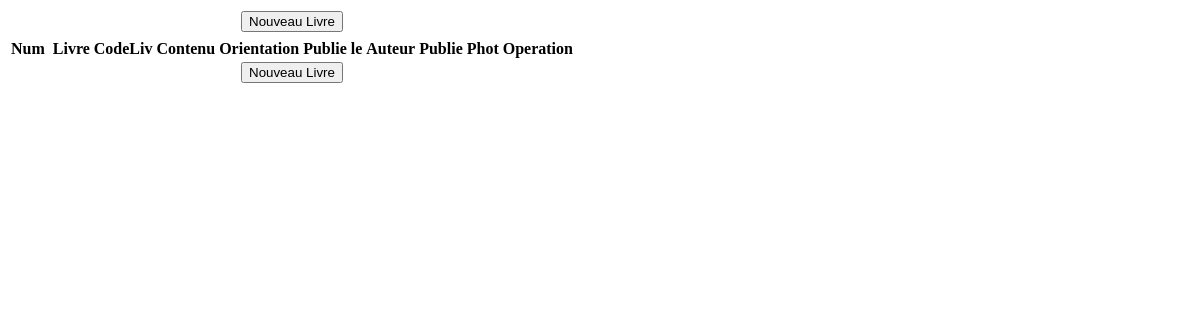
The app's page /livre/rechercher/, older data.
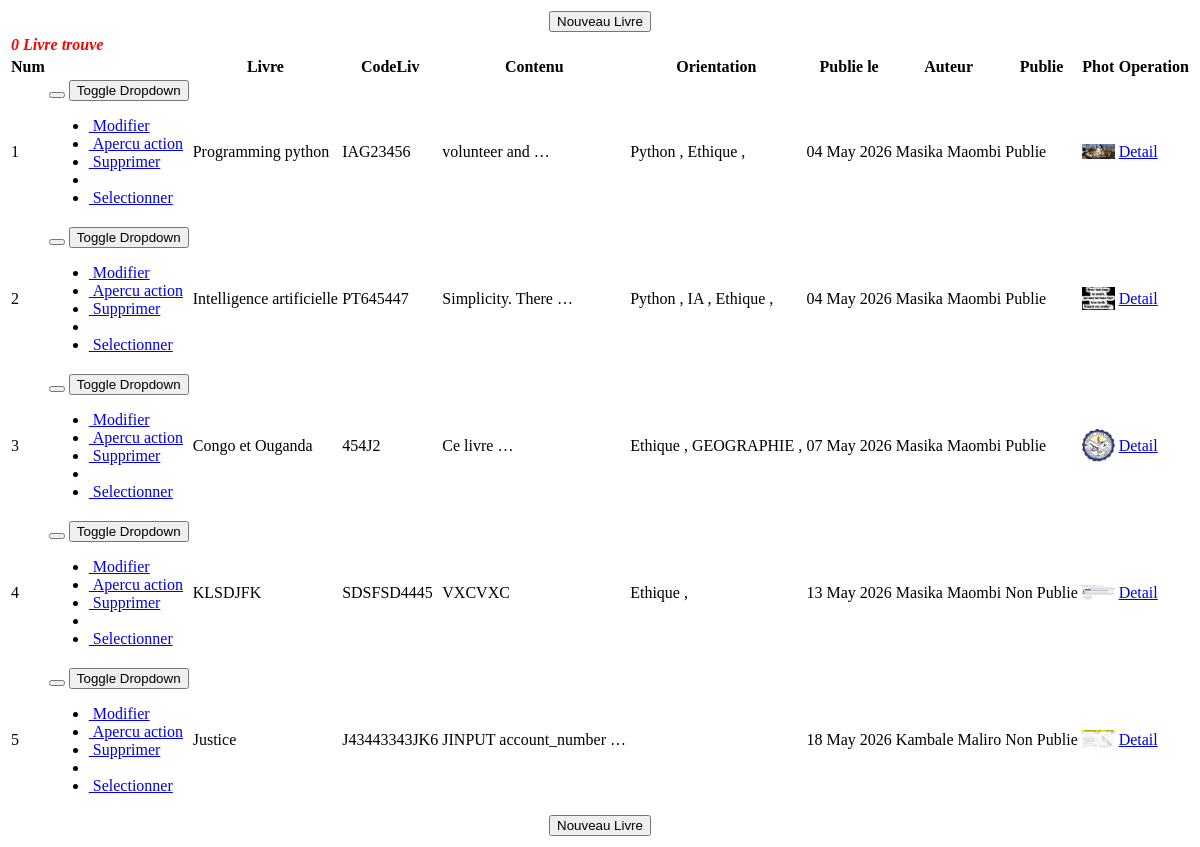
The same page, newer data.
### ouvrages/models.py (models this page shows, shortened)
class Article(models.Model):
    titre=models.CharField(max_length=50)
    tag=models.ManyToManyField(
        to=Etiquette,
        blank=True, related_name='tag'
    )
    auteur=models.ForeignKey(
        to=Auteur,on_delete=models.SET_NULL,null=True,related_name='auteur'
    )
    ville=models.ForeignKey(to=Ville, on_delete=models.SET_NULL,null=True, related_name='ville')
    date_publication=models.DateField(auto_now_add=True)
    code_livre=models.CharField(max_length=15,null=True,unique=True,validators=[MinLengthValidator(5)])
    image_livre=models.ImageField(upload_to='cover_pict_liv/',null=True, blank=True)
    contenu=models.TextField()
    est_publie=models.BooleanField(default=False)
    nb_vues=models.PositiveIntegerField(default=0)
    link_livre=models.URLField(max_length=200,null=True)

class Etiquette(models.Model):
    tags=models.CharField(max_length=20, unique=True)

class Auteur(models.Model):
    GenreListe=(
        ('F',"Feminin"),
        ('M',"Masculin"))
    nom=models.CharField(max_length=50)
    prenom=models.CharField(max_length=50)
    datenaiss=models.DateField()
    Genre=models.CharField(max_length=1,choices=GenreListe)
    ville=models.ForeignKey(to=Ville, on_delete=models.SET_NULL,null=True, related_name='ville_autre')

### ouvrages/views.py (the view)
# urls.py: path('livre/rechercher/', views.rechercher_livre,name='rechercher_livre'),
def rechercher_livre(request):
    motrecherche = request.GET.get('mot_cle', '')
    liv_recherche = Article.objects.prefetch_related(
        'tag',
        'auteur',
        'ville'
    ).filter(
        Q(tag__tags__icontains=motrecherche) |
        Q(auteur__nom__icontains=motrecherche) |
        Q(auteur__prenom__icontains=motrecherche) |
        Q(ville__designationville__icontains=motrecherche) |
        Q(titre__icontains=motrecherche) |
        Q(code_livre__icontains=motrecherche) |
        Q(contenu__icontains=motrecherche)
    ).distinct()
    context = {
        "mot_recherche": motrecherche,
        "article": liv_recherche,
        "nbretrouve": liv_recherche.count(),
    }
    return render(request, "tableau_livre.html", context)

### ouvrages/templates/tableau_livre.html (shortened to what this page needs)
<div id="example1">
    <table class="table table-bordered table-striped">
        <thead>
            <tr>
                <th colspan='11'>
                    <a href="{% url 'enregistrer_livre' %}"><button type='button' class='btn btn-success'>Nouveau
                            Livre</button></a>
                </th>
            </tr>
            <tr>
                <td colspan='11'>
                    <i class="text-4xl text-success mb-4">
                        {% if nbretrouve %}
                        <b style="color:red">{{ nbretrouve|length }}
                            {% if nbretrouve|length > 1 %}
                            Livres trouves
                            {% else %}
                            Livre trouve
                            {% endif%}</b>
                        {% endif %}
                    </i>
                </td>
            </tr>
            <th>Num</th>
            <th>
            </th>
            <th>Livre</th>
             <th>CodeLiv</th>
            <th>Contenu</th>
            <th>Orientation</th>
            <th>Publie le</th>
            <th>Auteur</th>
            <th>Publie</th>
            <th>Phot</th>
            <th>Operation</th>
        </thead>
        <tbody>
            {% if ech_mot_recherche %}
            <tr>
                <td colspan='11'>
                    <div class='alert alert-warning'>
                        <p>
                        <p><b class=''>Aucun enregistrement trouvee correspondant au mot de recherche <mark><span
                                        style=color:red;>{{ech_mot_recherche}} </span></mark></b>
                            <br /><a href="{% url 'liste_article'%}">retour</a>
                        <p> Redirection dans <span id="countdown" style='color:red;'>7</span> secondes...
                        </p>
                    </div>
                    <p>
                        <script>
                            let temps = 7;
                            const compteur = document.getElementById("countdown");
                            setInterval(function () {
                                temps--;
                                compteur.innerHTML = temps;
                            }, 1000);
                        </script>
                        <meta http-equiv="refresh" content="7" ;url={% url 'liste_article' %}">
                </td>
            </tr>
            {% else %}
            {% include "parties/rows_livre.html" %}
            {% endif %}
        </tbody>
        <tfoot>
            <tr>
                <th colspan='11'>
                    <a href="{% url 'enregistrer_livre' %}"><button type='button' class='btn btn-success'>Nouveau
                            Livre</button></a>
                </th>
            </tr>
        </tfoot>
    </table>
</div>

### ouvrages/templates/parties/rows_livre.html (shortened to what this page needs)
{% if article %}
{% for article in article %}
<tr id='data_tab'>
    <td> {{ forloop.counter }}</td>
    <td>
                                        <div class="btn-group">
                                            <button type="button" class="btn btn-default"></button>
                                            <button type="button" class="btn btn-default dropdown-toggle" data-toggle="dropdown">
                                                <span class="sr-only">Toggle Dropdown</span>
                                            </button>
                                            <ul class="dropdown-menu" role="menu">
                                                <li><a href="{% url 'edit_art' id=article.id %}">&nbsp;Modifier</a></li>
                                                <li><a href="{% url 'detail_art' id=article.id %}">&nbsp;Apercu action</a></li>
                                                <li><a href="{% url 'suppression_livre' id=article.id %}">&nbsp;Supprimer </a></li>
                                                <li class="divider"></li>
                                                <li><a href="{% url 'detail_art' id=article.id %}"> <span class='fa fa-user'><span>&nbsp;Selectionner</a></li>
                                            </ul>
                                        </div>
    </td>
    <td> {{article.titre}}</td>
    <td> {{article.code_livre}}</td>
    <td> {{article.contenu|truncatewords:2}} </td>
    <td>
        {% for tag in article.tag.all %}
            {{tag.tags}}
            {% if tag %}
            ,
            {% endif %}
        {% endfor %}
    </td>
    <td> {{article.date_publication|date:"d M Y"}} </td>
    <td> {{article.auteur.nom }} {{article.auteur.prenom}} </td>
    <td>
        {% if article.est_publie %}
            <span class="label label-success">Publie</span>
        {% else %}
        <span class="label label-danger"> Non Publie</span>
        {% endif %}
    </td>
    <td style="width:3%"><img style="width:100%" src="{{article.image_livre.url}}"></td>
    <td><a href="{% url 'detail_art' id=article.id %}"> Detail</a></td>
</tr>
{% endfor %}
{% endif %}

Row changes from the older to the newer data that the page shows:
added Article: titre "Programming python", code_livre "IAG23456", contenu "volunteer and …", date_publication "04 May 2026", auteur.nom "Masika", auteur.prenom "Maombi", est_publie "Publie", image_livre (picture)
now on this page (row edited): Etiquette: tags "Python"
now on this page (row edited): Etiquette: tags "Ethique"
added Article: titre "Intelligence artificielle", code_livre "PT645447", contenu "Simplicity. There …", date_publication "04 May 2026", auteur.nom "Masika", auteur.prenom "Maombi", est_publie "Publie", image_livre (picture)
now on this page (row edited): Etiquette: tags "IA", shown under "Intelligence artificielle"
added Article: titre "Congo et Ouganda", code_livre "454J2", contenu "Ce livre …", date_publication "07 May 2026", auteur.nom "Masika", auteur.prenom "Maombi", est_publie "Publie", image_livre (picture)
now on this page (row edited): Etiquette: tags "GEOGRAPHIE", shown under "Congo et Ouganda"
added Article: titre "KLSDJFK", code_livre "SDSFSD4445", contenu "VXCVXC", date_publication "13 May 2026", auteur.nom "Masika", auteur.prenom "Maombi", est_publie "Non Publie", image_livre (picture)
added Article: titre "Justice", code_livre "J43443343JK6", contenu "JINPUT account_number …", date_publication "18 May 2026", auteur.nom "Kambale", auteur.prenom "Maliro", est_publie "Non Publie", image_livre (picture)
Text that changed along with them:
{{ nbretrouve|length }}: (not shown) → "0"
text now shown: "Livre trouve"
